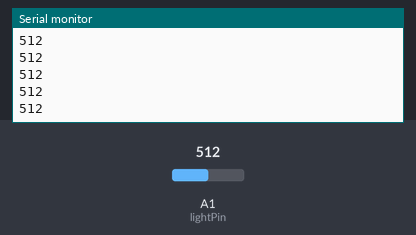
The sketch below on a simulated Arduino Uno, built with avr-gcc and run on an emulated ATmega328P. Shown: the last lines printed to the serial monitor. Inputs (shaded band) come from the test bench; at power-on: A1 (lightPin) = 512.

Above: at 1.2 s.
1.3 s: A1 (lightPin) set to 716
At 1.31 s:
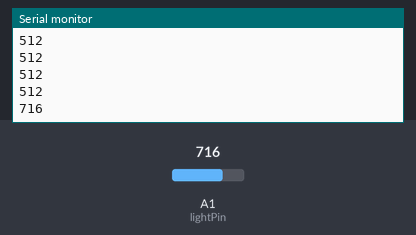
2.8 s: A1 (lightPin) set to 900
At 2.81 s:
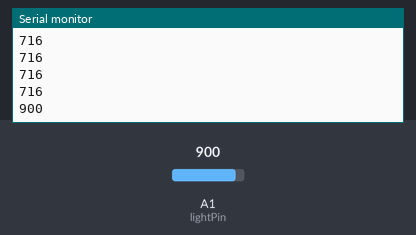
Timing chart, 0 to 5.8 s (numbered marks = the images above; inputs shaded):
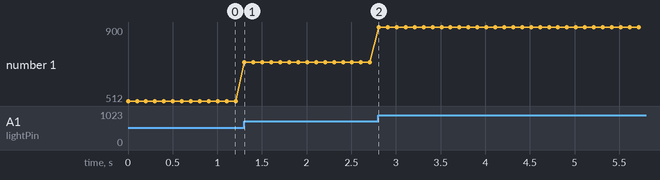

Measured:
- after the input at 1.3 s, the serial monitor: prints a new line at once (image 1)
- after the input at 2.8 s, the serial monitor: prints a new line at once (image 2)
- plotted number 1: 512 → 716 after the input at 1.3 s, 716 → 900 after the input at 2.8 s

The sketch:

Fotoresistencia.ino
```cpp
int lightPin = A1;
int lightVal;
int dt = 100;
int dt1 = 500;
int gPin = 8;
int rPin = 10;
int buzzPin = 5;


void setup() {
  // put your setup code here, to run once:
  pinMode(lightPin, INPUT);
  Serial.begin(9600);
}

void loop() {
  // put your main code here, to run repeatedly:
  lightVal = analogRead(lightPin);
  Serial.println(lightVal);
  delay(dt);

}
```
